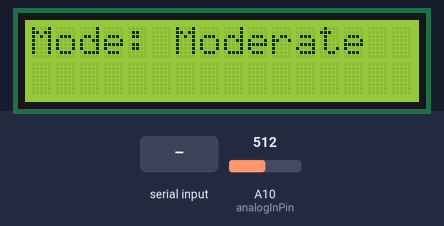
This sketch was run on a simulated Arduino Mega 2560, built with avr-gcc and run on an emulated ATmega2560. On the bench: 16×2 character LCD. The test bench sets the inputs (shaded band); at power-on: A10 (analogInPin) = 512. What the sketch prints to the serial monitor is not drawn.

Above: at 1.2 s.
1.3 s: A10 (analogInPin) set to 443
3.1 s: A10 (analogInPin) set to 420
At 4.8 s:
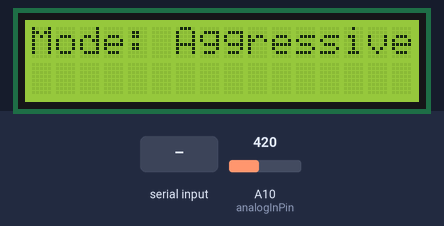
5.5 s: byte 30 received over Serial
7.6 s: byte 90 received over Serial
At 8.7 s:
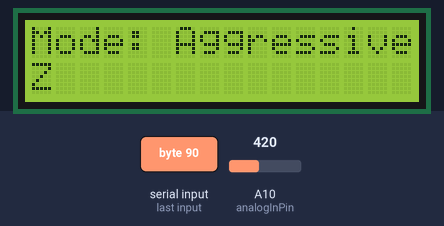
9.7 s: byte 120 received over Serial
At 10.2 s:
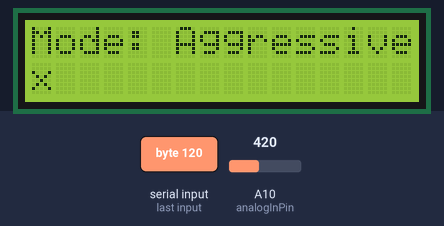
11.2 s: A10 (analogInPin) set to 187
13.0 s: A10 (analogInPin) set to 170
At 15.2 s:
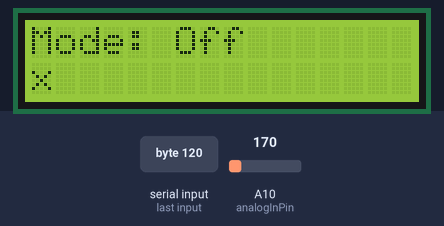
Timing chart, 0 to 16.4 s (numbered marks = the images above; inputs shaded):
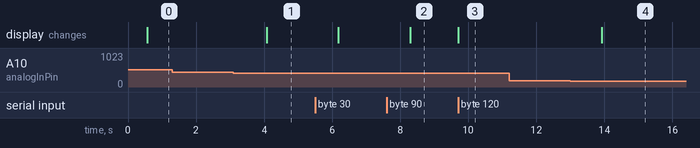

Measured:
- the behaviour switches between 430 and 429 on A10 (analogInPin) (found by bisection; images 0 and 1)
- the behaviour switches between 180 and 179 on A10 (analogInPin) (found by bisection; images 3 and 4)
- after the input at 1.3 s, every drawn part: stays the same
- after the input at 3.1 s, the display: changes after 0.97 s (image 1)
- after the input at 7.6 s, the display: changes after 0.69 s (image 2)
- after the input at 9.7 s, the display: changes at once (image 3)
- after the input at 11.2 s, every drawn part: stays the same
- after the input at 13.0 s, the display: changes after 0.92 s (image 4)

The sketch:

arduinoWithScreen.ino
```cpp
#include <LiquidCrystal.h>

const int analogInPin = A10;  // Analog input pin that the potentiometer is attached to
int sensorValue = 0;        // value read from the pot
int mode;
int oldmode = -1;

// initialize the library with the numbers of the interface pins
LiquidCrystal lcd(8, 9, 4, 5, 6, 7);

void setup() {
  // initialize serial communications at 9600 bps:
  Serial.begin(9600);
  // set up the LCD's number of columns and rows:
  lcd.begin(16, 2);
}

void loop() {
  // read the analog in value and calcukate the average of it for 5 measures
  sensorValue = 0;
  for(int i=0; i < 5; i++){
    sensorValue += analogRead(analogInPin);
    delay(100); // for the analog-to-digital converter to settle
  }
  sensorValue /= 5;

  if(sensorValue < 180 || sensorValue > 890)
    mode = 0; //Off
  else if(sensorValue < 430)
    mode = 1; //Aggressive
  else if(sensorValue < 660)
    mode = 2; //Moderate
  else
    mode = 3; //Gracious

  Serial.println(mode); //send it to the Raspberry

  if(oldmode != mode){ //if mode has changed, display it
    oldmode = mode;
    lcd.setCursor(0, 0); //set cursor to first row
    lcd.print("Mode: ");
    if(mode == 0)
      lcd.print("Off       ");
    else if(mode == 1)
      lcd.print("Aggressive");
    else if(mode == 2)
      lcd.print("Moderate  ");
    else if(mode == 3)
      lcd.print("Gracious  ");
  }

  if(Serial.available() > 0){
    lcd.setCursor(0, 1); //set the cursor to the beginning of the second row
    lcd.print("                "); //delete the previous message
    lcd.setCursor(0, 1);
  }
  int i=0;
  while(Serial.available() > 0){ //if incoming log data, display it
    if(i == 16) break; //if 16 characters printed, exit
    char incomingByte = Serial.read();
    if(incomingByte == -1) continue; //-1 means no data
    lcd.print(incomingByte);
    delay(10); //wait for next character
    i++;
  }
  delay(200);
}
```
